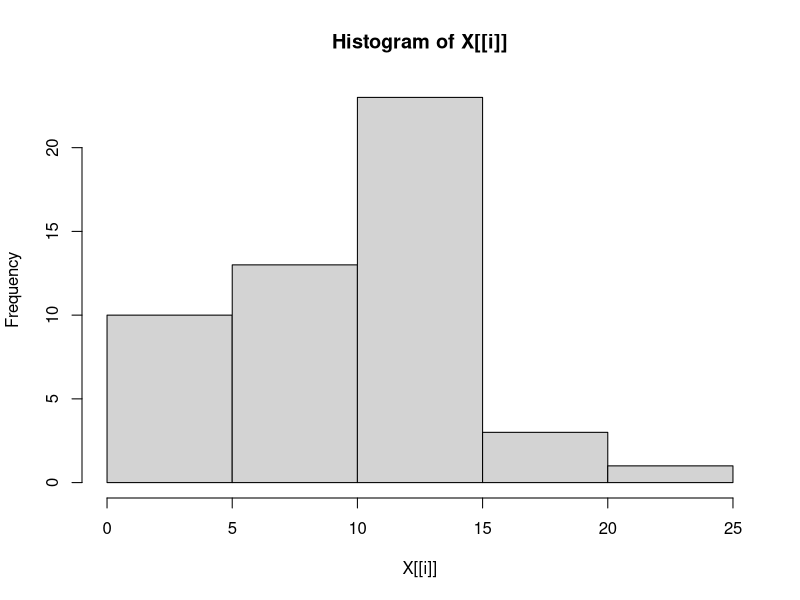
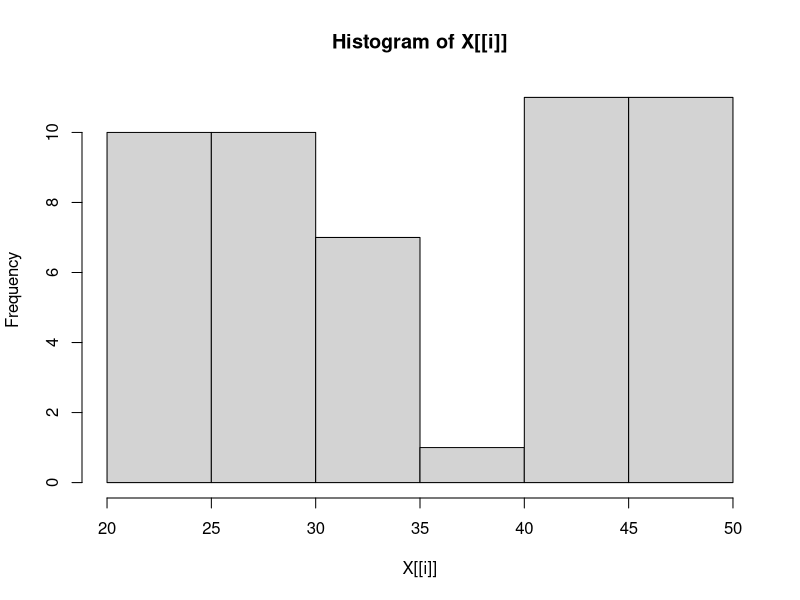
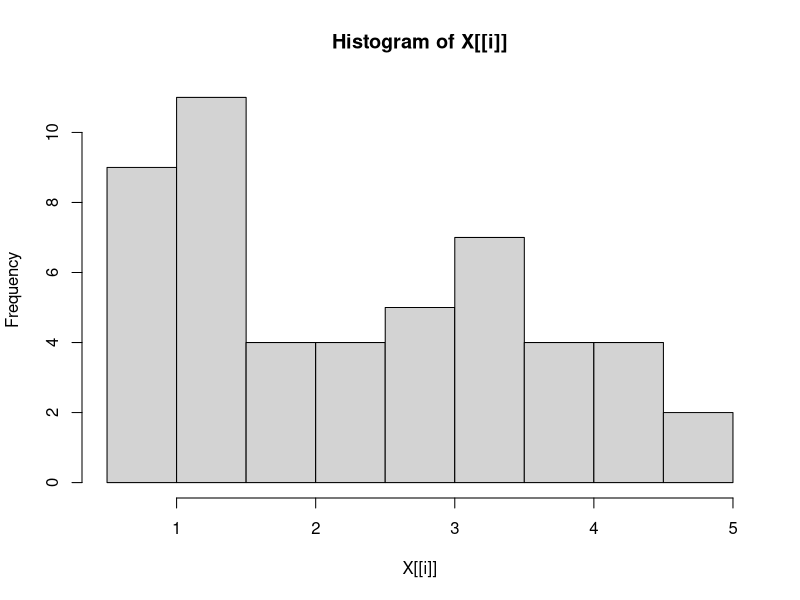
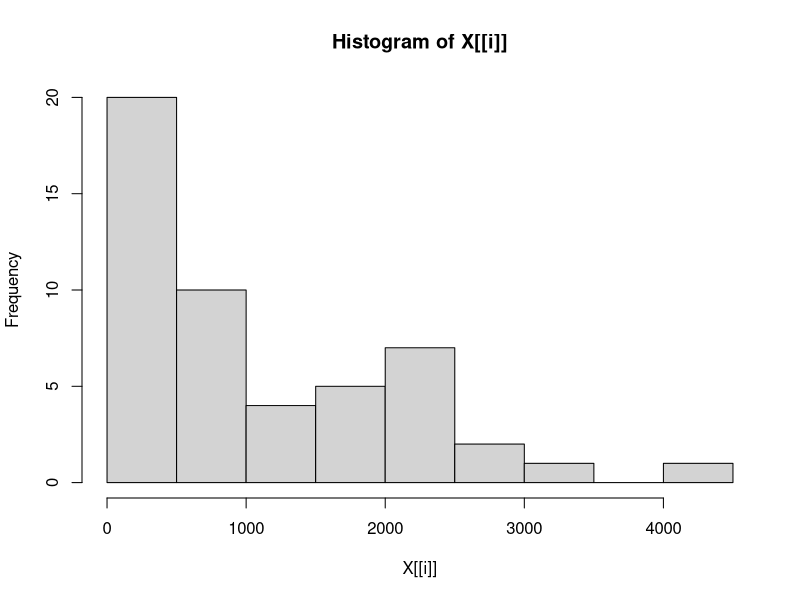
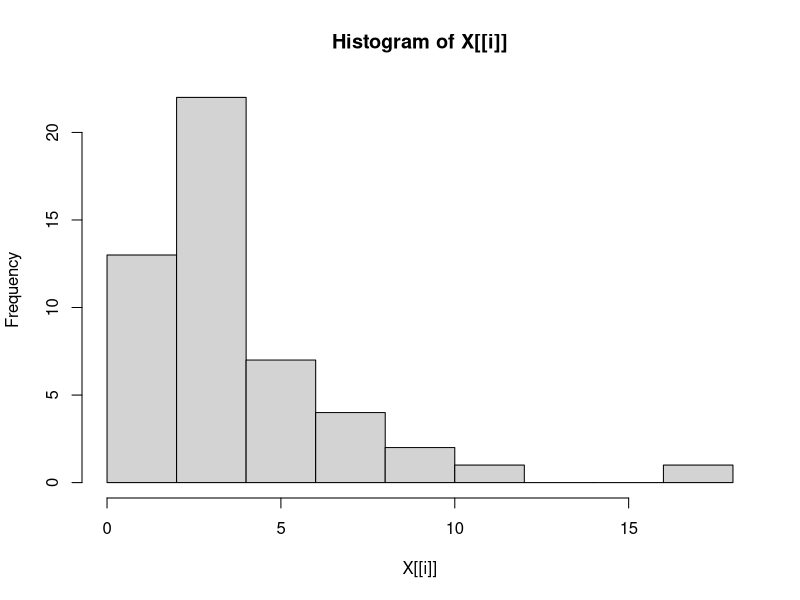
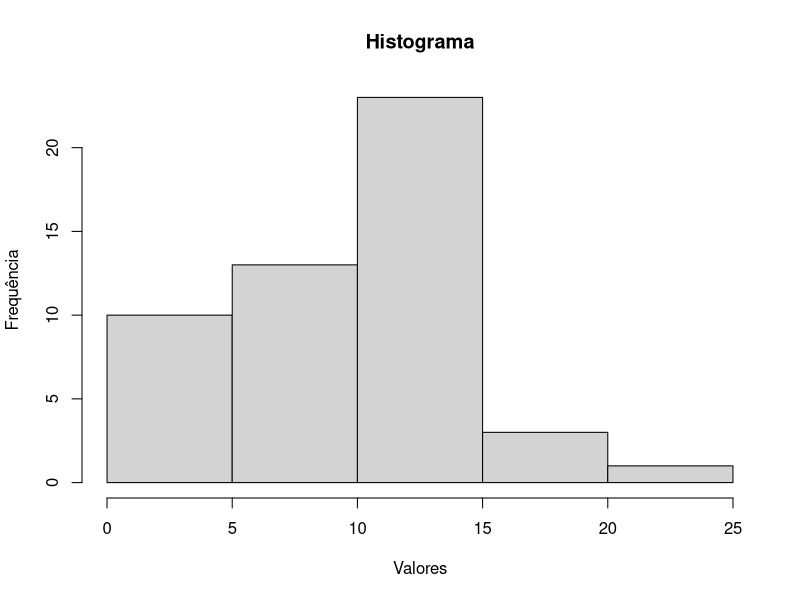
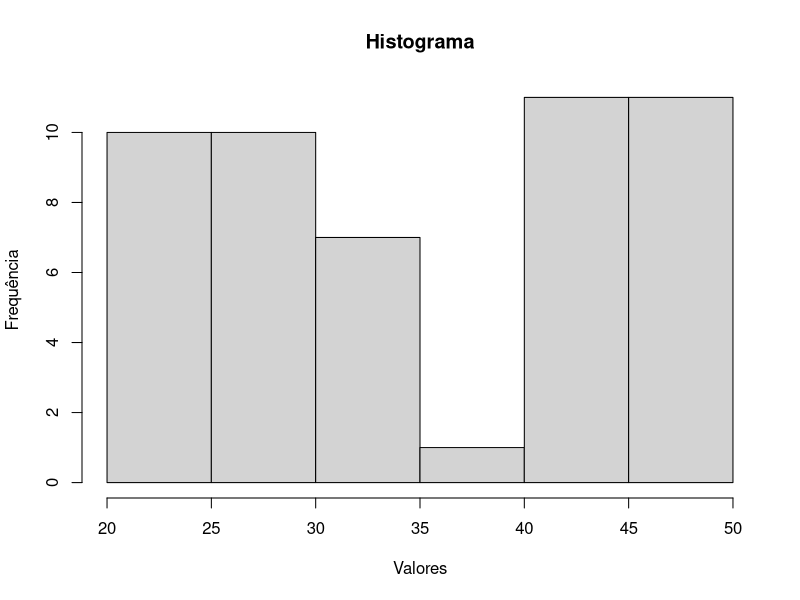
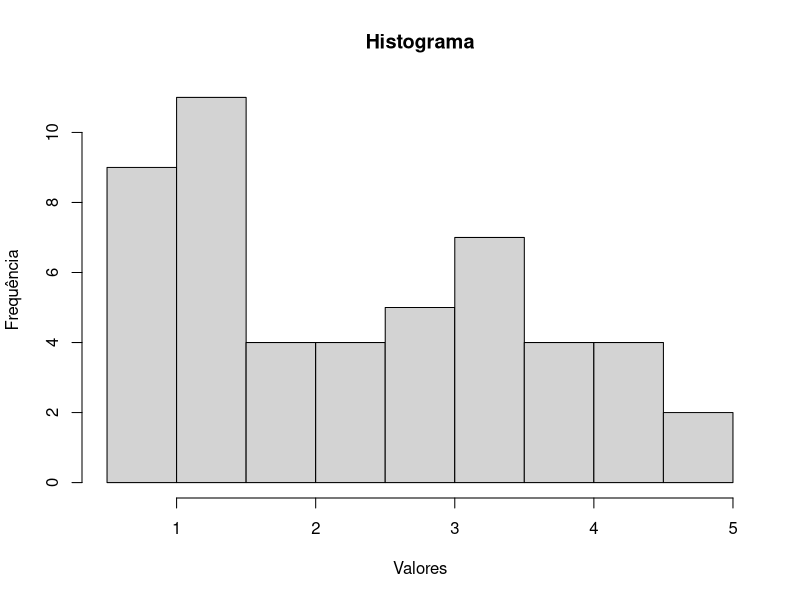

Write the R code that produced these figures, in order.
# funções de repetição - família apply

sapply(LifeCycleSavings[ , 1:5], hist)
mapply(hist, LifeCycleSavings[ , 1:4], MoreArgs=list(main='Histograma', xlab = 'Valores', ylab = 'Frequência')) 

for (i in 1:5) { 
  x <- LifeCycleSavings[ , i] 
  hist(x,
       main = names(LifeCycleSavings)[i], 
       xlab = "Valores da Variável", 
       ylab = 'Frequência', 
       xlim = c(min(LifeCycleSavings[, i]), max(LifeCycleSavings[, i]))) 
}


